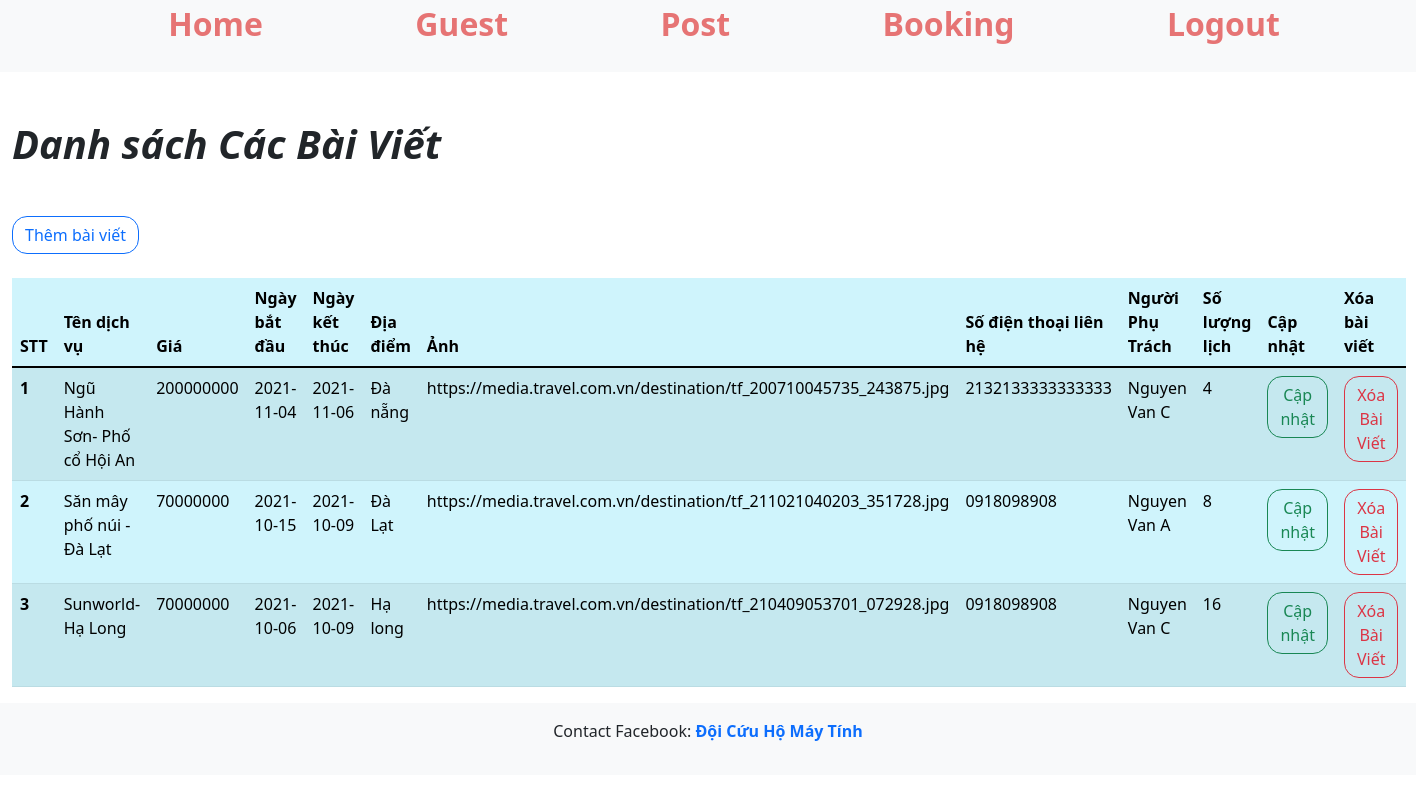
/admin/mana_ch.php, run on the app's committed database.
### tables this page shows
CREATE TABLE `ch` (
  `ch_id` int(11) NOT NULL,
  `ch_Name` varchar(100) NOT NULL,
  `ch_price` double NOT NULL,
  `ch_day_start` date NOT NULL,
  `ch_day_end` date NOT NULL,
  `ch_days` int(50) NOT NULL,
  `ch_location` varchar(50) NOT NULL,
  `img` varchar(255) NOT NULL,
  `ch_phone_contact` varchar(20) NOT NULL,
  `ch_guild` varchar(100) NOT NULL,
  `ch_number` int(100) NOT NULL,
  `ch_detail` text NOT NULL
);

### admin/mana_ch.php (the view, shortened to what this page needs)
<?php
include('../config/adminheader.php');
include('../config/constant_admin.php');
?>
<div class="container-fluid ">
    <h1 class="fw-bold my-5 fst-italic"> Danh sách Các Bài Viết</h1>
    <a href="add_ch.php" class=" btn btn-outline-primary">Thêm bài viết</a>
    <br>
    <table class="table table-info table-striped mt-4">
  <thead>
    <tr>
      <th scope="col">STT</th>
      <th scope="col">Tên dịch vụ</th>
      <th scope="col">Giá</th>
      <th scope="col">Ngày bắt đầu</th>
      <th scope="col">Ngày kết thúc</th>
      <th scope="col">Địa điểm</th>
      <th scope="col">Ảnh</th>
      <th scope="col">Số điện thoại liên hệ</th>
      <th scope="col">Người Phụ Trách</th>
      <th scope="col">Số lượng lịch</th>
      <th scope="col">Cập nhật</th>
      <th scope="col">Xóa bài viết</th>
    </tr>
  </thead>
  <tbody>
  <?php
  $sql ="SELECT * FROM ch";
  $result = mysqli_query($conn,$sql);
  if(mysqli_num_rows($result)>0){
      $i = 1;
      while($row = mysqli_fetch_assoc($result)){
  ?>
    <tr>
      <th scope="row"><?php echo $i ?></th>
      <td><?php echo $row['ch_Name']; ?></td>
      <td><?php echo $row['ch_price']; ?></td>
      <td><?php echo $row['ch_day_start']; ?></td>
      <td><?php echo $row['ch_day_end']; ?></td>
      <td><?php echo $row['ch_location']; ?></td>
      <td><?php echo $row['img']; ?></td>
      <td><?php echo $row['ch_phone_contact']; ?></td>
      <td><?php echo $row['ch_guild']; ?></td>
      <td><?php echo $row['ch_number']; ?></td>
      <td><a href="edit_ch.php?ch_id=<?php echo $row['ch_id']; ?> " class="btn btn-outline-success"> Cập nhật  </a></td>
      <td><a href="delete_ch.php?ch_id=<?php echo $row['ch_id']; ?> " class="btn btn-outline-danger"> Xóa Bài Viết</a></td>
    </tr>
    <?php
    $i++;
      }
    }
    ?>
  </tbody>
</table>
</div>
<?php
include('../config/adminfooter.php')
?>

### css/admin.css (style rules this page uses)
a { text-decoration: none; }
.btn { border-radius: 15px; }

### data on the page
ch: ch_Name "Ngũ Hành Sơn- Phố cổ Hội An", ch_price "200000000", ch_day_start "2021-11-04", ch_day_end "2021-11-06", ch_location "Đà nẵng", img "https://media.travel.com.vn/destination/tf_200710045735_243875.jpg", ch_phone_contact "2132133333333333", ch_guild "Nguyen Van C", ch_number "4"
ch: ch_Name "Săn mây phố núi - Đà Lạt", ch_price "70000000", ch_day_start "2021-10-15", ch_day_end "2021-10-09", ch_location "Đà Lạt", img "https://media.travel.com.vn/destination/tf_211021040203_351728.jpg", ch_phone_contact "0918098908", ch_guild "Nguyen Van A", ch_number "8"
ch: ch_Name "Sunworld-Hạ Long", ch_price "70000000", ch_day_start "2021-10-06", ch_day_end "2021-10-09", ch_location "Hạ long", img "https://media.travel.com.vn/destination/tf_210409053701_072928.jpg", ch_phone_contact "0918098908", ch_guild "Nguyen Van C", ch_number "16"
